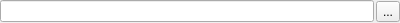
<?xml version="1.0" encoding="UTF-8"?>
<ui version="4.0">
 <class>Form</class>
 <widget class="QWidget" name="Form">
  <property name="geometry">
   <rect>
    <x>0</x>
    <y>0</y>
    <width>400</width>
    <height>23</height>
   </rect>
  </property>
  <property name="windowTitle">
   <string>Form</string>
  </property>
  <layout class="QHBoxLayout" name="horizontalLayout">
   <property name="spacing">
    <number>2</number>
   </property>
   <property name="margin">
    <number>0</number>
   </property>
   <item>
    <widget class="QLineEdit" name="leExtent"/>
   </item>
   <item>
    <widget class="QToolButton" name="btnSelect">
     <property name="text">
      <string>...</string>
     </property>
    </widget>
   </item>
  </layout>
 </widget>
 <resources/>
 <connections/>
</ui>
